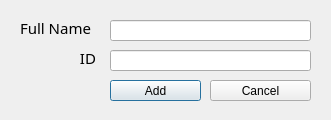
<?xml version="1.0" encoding="UTF-8"?>
<ui version="4.0">
 <class>AddDialog</class>
 <widget class="QDialog" name="AddDialog">
  <property name="windowModality">
   <enum>Qt::ApplicationModal</enum>
  </property>
  <property name="geometry">
   <rect>
    <x>0</x>
    <y>0</y>
    <width>331</width>
    <height>120</height>
   </rect>
  </property>
  <property name="sizePolicy">
   <sizepolicy hsizetype="Fixed" vsizetype="Fixed">
    <horstretch>0</horstretch>
    <verstretch>0</verstretch>
   </sizepolicy>
  </property>
  <property name="windowTitle">
   <string>Add A New Student</string>
  </property>
  <property name="windowIcon">
   <iconset resource="StudentBook.qrc">
    <normaloff>:/images/graduated.png</normaloff>:/images/graduated.png</iconset>
  </property>
  <widget class="QLabel" name="label_2">
   <property name="geometry">
    <rect>
     <x>10</x>
     <y>20</y>
     <width>81</width>
     <height>16</height>
    </rect>
   </property>
   <property name="font">
    <font>
     <family>Trebuchet MS</family>
     <pointsize>11</pointsize>
    </font>
   </property>
   <property name="text">
    <string>Full Name</string>
   </property>
   <property name="textFormat">
    <enum>Qt::PlainText</enum>
   </property>
   <property name="alignment">
    <set>Qt::AlignRight|Qt::AlignTrailing|Qt::AlignVCenter</set>
   </property>
  </widget>
  <widget class="QLineEdit" name="editFullname">
   <property name="geometry">
    <rect>
     <x>110</x>
     <y>20</y>
     <width>201</width>
     <height>21</height>
    </rect>
   </property>
  </widget>
  <widget class="QLabel" name="label_3">
   <property name="geometry">
    <rect>
     <x>80</x>
     <y>50</y>
     <width>16</width>
     <height>16</height>
    </rect>
   </property>
   <property name="font">
    <font>
     <family>Trebuchet MS</family>
     <pointsize>11</pointsize>
    </font>
   </property>
   <property name="text">
    <string>ID</string>
   </property>
   <property name="textFormat">
    <enum>Qt::PlainText</enum>
   </property>
   <property name="alignment">
    <set>Qt::AlignRight|Qt::AlignTrailing|Qt::AlignVCenter</set>
   </property>
  </widget>
  <widget class="QLineEdit" name="editId">
   <property name="geometry">
    <rect>
     <x>110</x>
     <y>50</y>
     <width>201</width>
     <height>21</height>
    </rect>
   </property>
  </widget>
  <widget class="QPushButton" name="pushAdd">
   <property name="geometry">
    <rect>
     <x>110</x>
     <y>80</y>
     <width>91</width>
     <height>21</height>
    </rect>
   </property>
   <property name="mouseTracking">
    <bool>true</bool>
   </property>
   <property name="text">
    <string>Add</string>
   </property>
  </widget>
  <widget class="QPushButton" name="pushCancel">
   <property name="geometry">
    <rect>
     <x>210</x>
     <y>80</y>
     <width>101</width>
     <height>21</height>
    </rect>
   </property>
   <property name="text">
    <string>Cancel</string>
   </property>
  </widget>
 </widget>
 <resources>
  <include location="StudentBook.qrc"/>
 </resources>
 <connections>
  <connection>
   <sender>pushCancel</sender>
   <signal>clicked()</signal>
   <receiver>AddDialog</receiver>
   <slot>close()</slot>
   <hints>
    <hint type="sourcelabel">
     <x>250</x>
     <y>115</y>
    </hint>
    <hint type="destinationlabel">
     <x>169</x>
     <y>73</y>
    </hint>
   </hints>
  </connection>
 </connections>
</ui>
